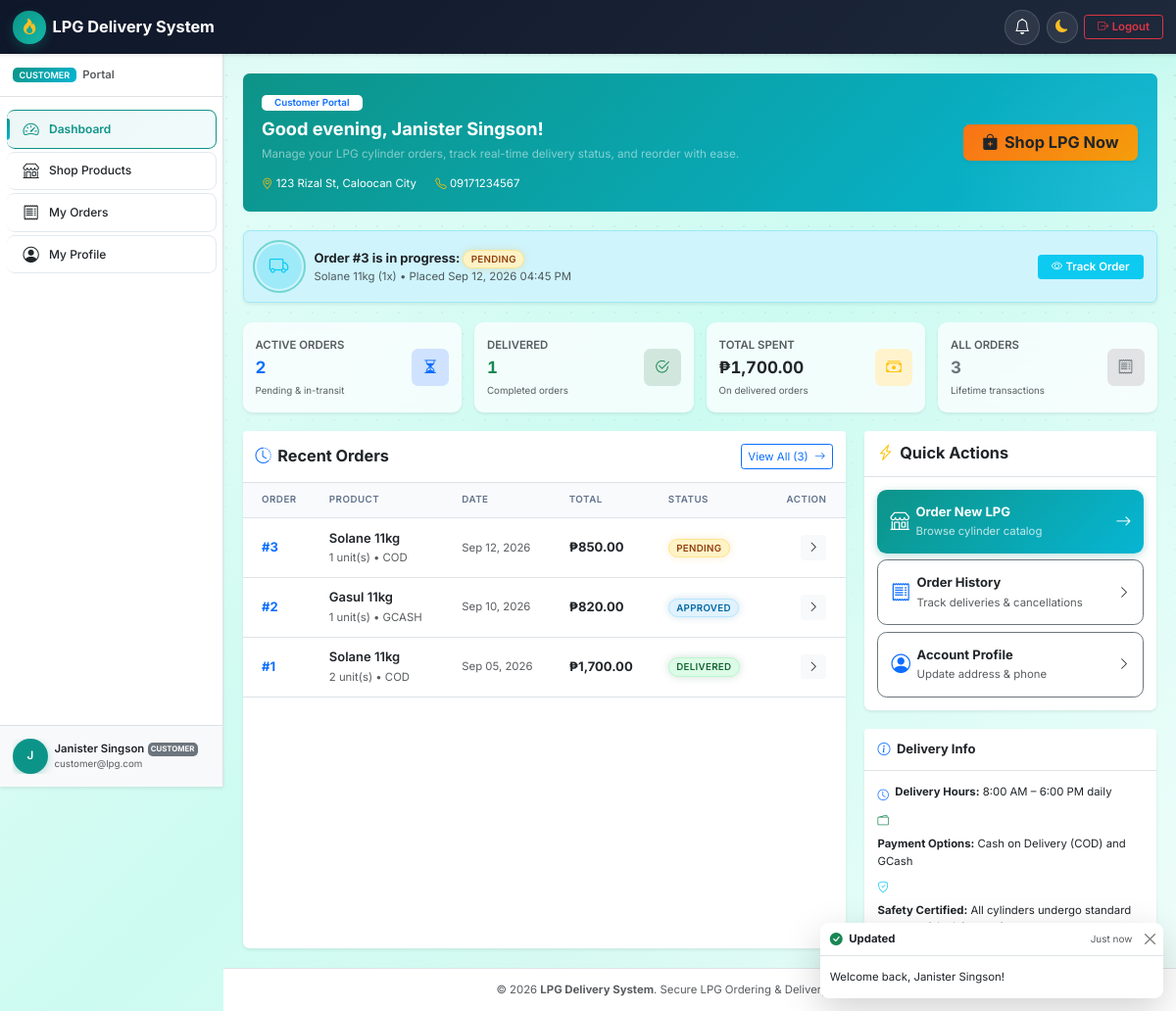
The app's page /pages/customer/dashboard.php (signed in) with its own data.
### tables this page shows
CREATE TABLE `users` (
  `id` int(11) NOT NULL AUTO_INCREMENT,
  `full_name` varchar(255) NOT NULL,
  `email` varchar(255) NOT NULL,
  `password` varchar(255) NOT NULL,
  `role` enum('customer','admin','rider') NOT NULL DEFAULT 'customer',
  `phone` varchar(20) NOT NULL,
  `address` text NOT NULL,
  `valid_id_path` varchar(500) DEFAULT NULL,
  `status` enum('active','inactive','suspended') NOT NULL DEFAULT 'active',
  `created_at` timestamp NOT NULL DEFAULT current_timestamp(),
  `updated_at` timestamp NOT NULL DEFAULT current_timestamp() ON UPDATE current_timestamp(),
  PRIMARY KEY (`id`),
  UNIQUE KEY `email` (`email`),
  KEY `idx_role` (`role`),
  KEY `idx_status` (`status`)
);

CREATE TABLE `orders` (
  `id` int(11) NOT NULL AUTO_INCREMENT,
  `customer_id` int(11) NOT NULL,
  `product_id` int(11) NOT NULL,
  `rider_id` int(11) DEFAULT NULL,
  `quantity` int(10) unsigned NOT NULL,
  `unit_price` decimal(10,2) NOT NULL,
  `total_amount` decimal(10,2) NOT NULL,
  `payment_method` enum('cod','gcash') NOT NULL DEFAULT 'cod',
  `payment_reference` varchar(64) DEFAULT NULL,
  `payment_id` varchar(64) DEFAULT NULL,
  `payment_status` enum('unpaid','paid','failed') NOT NULL DEFAULT 'unpaid',
  `refund_status` enum('none','requested','refunded','failed','rejected') NOT NULL DEFAULT 'none',
  `refund_reference` varchar(64) DEFAULT NULL,
  `refund_reason` varchar(255) DEFAULT NULL,
  `refund_requested_at` datetime DEFAULT NULL,
  `refund_processed_at` datetime DEFAULT NULL,
  `cancel_reason` varchar(255) DEFAULT NULL,
  `paid_at` datetime DEFAULT NULL,
  `status` enum('pending_payment','pending','approved','ready_for_delivery','picked_up','out_for_delivery','delivered','cancelled') NOT NULL DEFAULT 'pending',
  `delivery_address` text NOT NULL,
  `delivery_latitude` decimal(10,7) DEFAULT NULL,
  `delivery_longitude` decimal(10,7) DEFAULT NULL,
  `contact_phone` varchar(20) NOT NULL,
  `notes` text DEFAULT NULL,
  `created_at` timestamp NOT NULL DEFAULT current_timestamp(),
  `updated_at` timestamp NOT NULL DEFAULT current_timestamp() ON UPDATE current_timestamp(),
  `delivered_at` timestamp NULL DEFAULT NULL,
  PRIMARY KEY (`id`),
  KEY `fk_orders_product` (`product_id`),
  KEY `idx_customer` (`customer_id`),
  KEY `idx_rider` (`rider_id`),
  KEY `idx_status` (`status`),
  KEY `idx_created` (`created_at`),
  KEY `idx_payment_reference` (`payment_reference`),
  KEY `idx_payment_id` (`payment_id`),
  KEY `idx_refund_status` (`refund_status`),
  CONSTRAINT `fk_orders_customer` FOREIGN KEY (`customer_id`) REFERENCES `users` (`id`) ON DELETE CASCADE,
  CONSTRAINT `fk_orders_product` FOREIGN KEY (`product_id`) REFERENCES `products` (`id`),
  CONSTRAINT `fk_orders_rider` FOREIGN KEY (`rider_id`) REFERENCES `users` (`id`) ON DELETE SET NULL
);

CREATE TABLE `products` (
  `id` int(11) NOT NULL AUTO_INCREMENT,
  `name` varchar(255) NOT NULL,
  `brand` varchar(255) NOT NULL,
  `weight` varchar(50) NOT NULL,
  `price` decimal(10,2) NOT NULL,
  `stock` int(10) unsigned NOT NULL DEFAULT 0,
  `image_url` varchar(500) DEFAULT NULL,
  `status` enum('active','inactive') NOT NULL DEFAULT 'active',
  `created_at` timestamp NOT NULL DEFAULT current_timestamp(),
  `updated_at` timestamp NOT NULL DEFAULT current_timestamp() ON UPDATE current_timestamp(),
  PRIMARY KEY (`id`),
  KEY `idx_brand` (`brand`),
  KEY `idx_status` (`status`)
);

### pages/customer/dashboard.php (the view, shortened to what the rows shown need)
<?php
require_once __DIR__ . '/../../includes/helpers.php';
require_once __DIR__ . '/../../includes/auth.php';
require_once __DIR__ . '/../../classes/User.php';
require_once __DIR__ . '/../../classes/Order.php';
$db = Database::connect();
$orderModel = new Order($db);
$userModel = new User($db);
$customerId = (int)current_user_id();
$customer = $userModel->findById($customerId);
$allOrders = $orderModel->getByCustomer($customerId);
$deliveredCount = 0;
$cancelledCount = 0;
$totalSpent = 0.0;
$latestActiveOrder = null;
$activeStatuses = ['pending', 'approved', 'ready_for_delivery', 'picked_up', 'out_for_delivery'];
foreach ($allOrders as $ord) {
    $status = $ord['status'] ?? 'pending';
    if (in_array($status, $activeStatuses, true)) {
        if ($latestActiveOrder === null) {
            $latestActiveOrder = $ord;
        }
    } elseif ($status === 'delivered') {
        $deliveredCount++;
        $totalSpent += (float)($ord['total_amount'] ?? 0);
    } elseif ($status === 'cancelled') {
        $cancelledCount++;
    }
}
$recentOrders = array_slice($allOrders, 0, 5);
$hourNow = (int)date('G');
if ($hourNow >= 0 && $hourNow < 12) {
    $greeting = 'Good morning';
} elseif ($hourNow >= 12 && $hourNow < 18) {
    $greeting = 'Good afternoon';
} else {
    $greeting = 'Good evening';
}
require_once __DIR__ . '/../../templates/header.php';
require_once __DIR__ . '/../../templates/components/order-card.php';
?>
<div class="container-fluid px-0">
    <div class="card mb-4 rounded-3 overflow-hidden position-relative app-banner-gradient text-white" data-aos="fade-down">
        <div class="card-body p-4 position-relative" style="z-index: 2;">
            <div class="row align-items-center g-3">
                <div class="col-lg-8">
                    <span class="badge bg-white text-primary px-3 py-1 mb-2 fw-semibold">Customer Portal</span>
                    <h2 class="fw-bold mb-2 welcome-greeting"><?= e($greeting) ?>, <?= e($customer['full_name'] ?? $_SESSION['user_name'] ?? 'Customer') ?>!</h2>
                    <p class="mb-3 text-white-50 fs-6">
                        Manage your LPG cylinder orders, track real-time delivery status, and reorder with ease.
                    </p>
                    <div class="d-flex flex-wrap gap-2 text-white small">
                        <span class="me-3"><i class="bi bi-geo-alt me-1 text-warning"></i><?= e($customer['address'] ?? 'No address set') ?></span>
                        <span><i class="bi bi-telephone me-1 text-warning"></i><?= e($customer['phone'] ?? 'No phone set') ?></span>
                    </div>
                </div>
            </div>
        </div>
    </div>
    <?php if ($latestActiveOrder): ?>
        <div class="alert alert-info border-info-subtle shadow-sm d-flex flex-wrap align-items-center justify-content-between p-3 mb-4 rounded-3" role="alert">
            <div class="d-flex align-items-center gap-3 mb-2 mb-md-0">
                <div class="bg-info bg-opacity-25 rounded-circle text-info d-inline-flex align-items-center justify-content-center flex-shrink-0 pulse-ring" style="width: 46px; height: 46px;">
                    <i class="bi bi-truck fs-4"></i>
                </div>
                <div>
                    <div class="fw-bold text-dark">
                        Order #<?= e((string)$latestActiveOrder['id']) ?> is in progress: <?= get_order_status_badge($latestActiveOrder['status']) ?>
                    </div>
                    <div class="small text-muted">
                        <?= e($latestActiveOrder['product_name'] ?? 'LPG Cylinder') ?> (<?= e((string)$latestActiveOrder['quantity']) ?>x) &bull; Placed <?= e(format_date($latestActiveOrder['created_at'])) ?>
                    </div>
                </div>
            </div>
            <a href="<?= url('pages/customer/order-detail.php?id=' . (int)$latestActiveOrder['id']) ?>" class="btn btn-sm btn-info text-white fw-semibold px-3">
                <i class="bi bi-eye me-1"></i>Track Order
            </a>
        </div>
    <?php endif; ?>
    <div class="row g-4" data-aos="fade-up">
        <div class="col-lg-8">
            <div class="card border-0 shadow-sm h-100 rounded-3">
                <div class="card-body p-0">
                    <?php if (empty($recentOrders)): ?>
                        <div class="text-center py-5 px-3">
                            <div class="mb-3 text-muted">
                                <i class="bi bi-cart-x fs-1 opacity-50"></i>
                            </div>
                            <h6 class="fw-bold">No orders placed yet</h6>
                            <p class="text-muted small mb-3">Browse our top-quality LPG cylinder catalog and place your first order today.</p>
                            <a href="<?= url('pages/customer/shop.php') ?>" class="btn btn-primary btn-sm px-4">
                                <i class="bi bi-bag-plus me-1"></i>Start Shopping
                            </a>
                        </div>
                    <?php else: ?>
                        <div class="table-responsive">
                            <table class="table table-hover align-middle mb-0">
                                <thead>
                                    <tr>
                                        <th class="ps-4">Order</th>
                                        <th>Product</th>
                                        <th>Date</th>
                                        <th>Total</th>
                                        <th>Status</th>
                                        <th class="text-end pe-4">Action</th>
                                    </tr>
                                </thead>
                                <tbody>
                                    <?php foreach ($recentOrders as $order): ?>
                                        <tr class="app-clickable-row" data-href="<?= url('pages/customer/order-detail.php?id=' . (int)$order['id']) ?>">
                                            <td class="ps-4 fw-bold text-primary">#<?= e((string)$order['id']) ?></td>
                                            <td>
                                                <div class="fw-semibold text-dark"><?= e($order['product_name'] ?? 'LPG Cylinder') ?></div>
                                                <small class="text-muted">
                                                    <?= e((string)$order['quantity']) ?> unit(s) &bull; <?= e(strtoupper($order['payment_method'] ?? 'COD')) ?>
                                                </small>
                                            </td>
                                            <td class="text-muted small"><?= e(format_date($order['created_at'], 'M d, Y')) ?></td>
                                            <td class="fw-bold text-dark"><?= e(format_currency($order['total_amount'])) ?></td>
                                            <td><?= get_order_status_badge($order['status']) ?></td>
                                            <td class="text-end pe-4">
                                                <a href="<?= url('pages/customer/order-detail.php?id=' . (int)$order['id']) ?>" class="btn btn-light btn-sm p-1 px-2" title="View details">
                                                    <i class="bi bi-chevron-right"></i>
                                                </a>
                                            </td>
                                        </tr>
                                    <?php endforeach; ?>
                                </tbody>
                            </table>
                        </div>
                    <?php endif; ?>
                </div>
            </div>
        </div>
    </div>
</div>
<?php
require_once __DIR__ . '/../../templates/footer.php';
?>

### templates/components/order-card.php (shortened to what the rows shown need)
<?php
if (!function_exists('get_order_status_badge')) {
    function get_order_status_badge(string $status): string {
        $status = strtolower($status);
        $labels = [
            'pending_payment'    => ['label' => 'Pending Payment',    'class' => 'badge-status-pending_payment'],
            'pending'            => ['label' => 'Pending',            'class' => 'badge-status-pending'],
            'approved'           => ['label' => 'Approved',           'class' => 'badge-status-approved'],
            'ready_for_delivery' => ['label' => 'Ready for Delivery', 'class' => 'badge-status-ready_for_delivery'],
            'picked_up'          => ['label' => 'Picked Up',          'class' => 'badge-status-picked_up'],
            'out_for_delivery'   => ['label' => 'Out for Delivery',   'class' => 'badge-status-out_for_delivery'],
            'delivered'          => ['label' => 'Delivered',          'class' => 'badge-status-delivered'],
            'cancelled'          => ['label' => 'Cancelled',          'class' => 'badge-status-cancelled']
        ];
        $info = $labels[$status] ?? ['label' => ucfirst(str_replace('_', ' ', $status)), 'class' => 'bg-secondary text-white'];
        return '<span class="badge ' . e($info['class']) . ' app-status-badge">' . e($info['label']) . '</span>';
    }
}
        ?>

### records on screen
users: full_name "Janister Singson", address "123 Rizal St, Caloocan City", phone "09171234567"
orders: id "3", status "PENDING", quantity "1", created_at "Sep 12, 2026 04:45 PM", product.name "Solane 11kg", payment_method "COD", created_at "Sep 12, 2026", total_amount "₱850.00"
products: name "Solane 11kg"
orders: id "2", product.name "Gasul 11kg", quantity "1", payment_method "GCASH", created_at "Sep 10, 2026", total_amount "₱820.00", status "APPROVED"
orders: id "1", product.name "Solane 11kg", quantity "2", payment_method "COD", created_at "Sep 05, 2026", total_amount "₱1,700.00", status "DELIVERED"

### other values on screen
$appName "LPG Delivery System"
$role "CUSTOMER"
$item['label'] "Dashboard"
$item['label'] "Shop Products"
$item['label'] "My Orders"
$item['label'] "My Profile"
$initial "J"
$userName "Janister Singson"
$userEmail "customer@lpg.com"
$greeting "Good evening"
$activeCount "2"
$deliveredCount "1"
format_currency($totalSpent) "₱1,700.00"
count($allOrders) "3"
